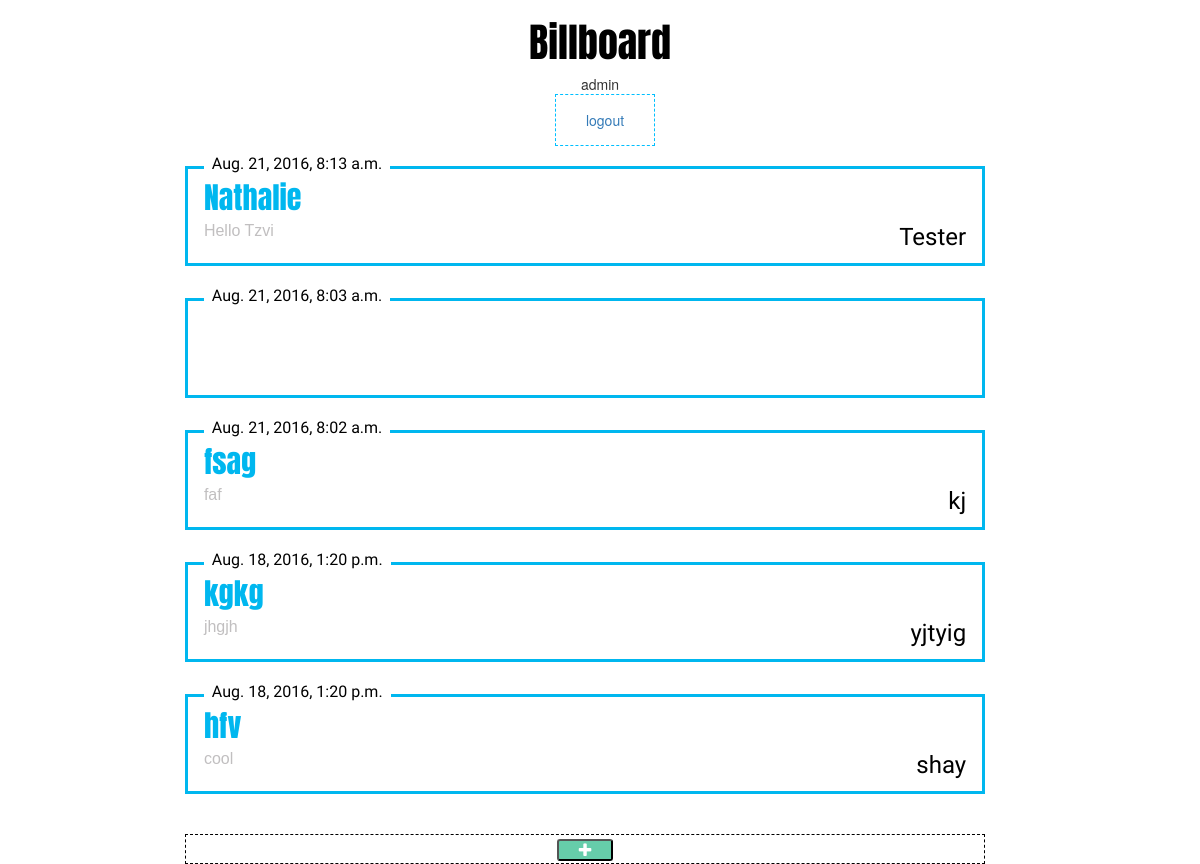
The app's page /messageboard/ (signed in), older data.
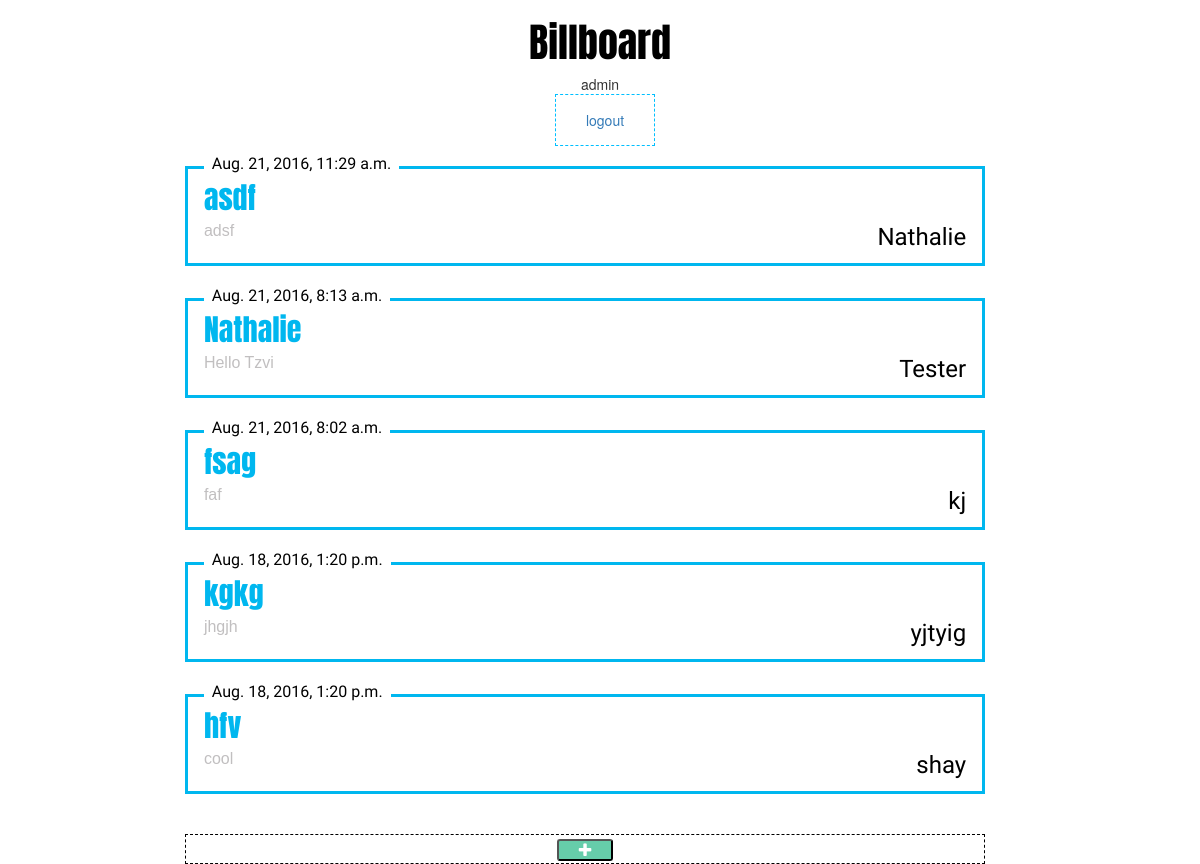
The same page, newer data.
### messageboard/models.py (models this page shows, shortened)
class Message(models.Model):
    title = models.CharField(max_length=50)
    text = models.TextField()
    pub_date = models.DateTimeField('date published')
    user_name = models.CharField(max_length=30)

### messageboard/views.py (the view)
class IndexView(generic.ListView):
    template_name = 'messageboard/index.html'
    context_object_name = 'message_list'
    def get_queryset(self):
        return Message.objects.order_by('-pub_date')[:5]

### messageboard/templates/messageboard/index.html (shortened to what this page needs)
{% load static %}
<link rel="stylesheet" type="text/css" href="{% static 'messageboard/billboard.css' %}"/>
<link rel="stylesheet" type="text/css" href="https://maxcdn.bootstrapcdn.com/bootstrap/3.3.7/css/bootstrap.min.css">
<link rel="stylesheet" type="text/css"
      href="https://maxcdn.bootstrapcdn.com/font-awesome/4.6.3/css/font-awesome.min.css">
<body class="relative centered">
<h1 class="title centered row">Billboard</h1>
{{ user }}
{% if user.is_anonymous %}
    <br/>
    <div class="user-login-logout-register"><a href="{% url 'django.contrib.auth.views.login' %}">login</a></div>
    <div class="user-login-logout-register"><a href="{% url 'register' %}">Register</a></div>
    <a href="{% url 'social:begin' backend='linkedin-oauth2' %}" class="button">LinkedIn</a>
    <a href="{% url 'social:begin' 'twitter' %}?next={{ request.path }}" class="button">Twitter</a>
    <br/>
{% else %}
    <br/>
    <div class="user-login-logout-register"><a href="{% url 'django.contrib.auth.views.logout' %}">logout</a></div>
    <br/>
{% endif %}
<br/>
{% if user.is_authenticated %}
    <div class="max-width-container horiz-align-center-div">
        {% for message in message_list %}
            <div class="row message-box centered">
                <div class="message-date">{{ message.pub_date }}</div>
                <div class="message-title">{{ message.title }}</div>
                <div class="message-text">{{ message.text }}</div>
                <div class="message-signature">{{ message.user_name }}</div>
            </div>
        {% empty %}
            <div class=" row no-messages-text centered">No messages... <br>
                Click the '+' button to add a new message
            </div>
        {% endfor %}
        <div class="row plus-button-container centered">
            <button id="plus" class="clickable centered"><i class="fa fa-plus" aria-hidden="true"></i></button>
        </div>
    </div>
{% endif %}
</body>

Row changes from the older to the newer data that the page shows:
removed Message: pub_date "Aug. 21, 2016, 8:03 a.m."
added Message: pub_date "Aug. 21, 2016, 11:29 a.m.", title "asdf", text "adsf", user_name "Nathalie"
